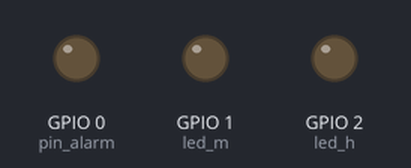
This sketch was run on a simulated ESP8266 (NodeMCU). Shown: output pins drawn as LEDs (lit = HIGH). WiFi joins after 1.5 s; servers stay silent unless stated.

Above: at 0.0 s.
At 0.6 s:
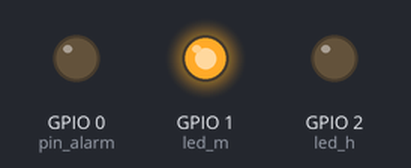
At 2.1 s:
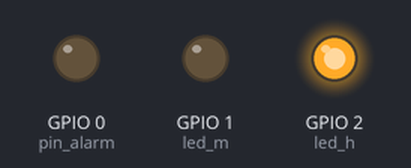
Timing chart, 0 to 3.6 s (numbered marks = the images above):
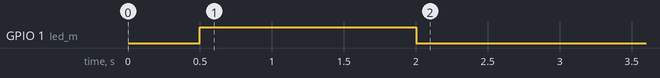

The sketch:

Esp01_receiver_alarm.ino
```cpp
#include <WiFiManager.h>

#define pin_alarm 0
#define led_m 1
#define led_h 2

#include <ESP8266WiFi.h>
#include <ESP8266HTTPClient.h>

//http client
const int port = 80;
const String host = "192.168.1.4";

void setup() {
  // put your setup code here, to run once:

    delay(500);

    pinMode(pin_alarm, OUTPUT);
    pinMode(led_m, OUTPUT);
    pinMode(led_h, OUTPUT);

    digitalWrite(led_m, HIGH);
    digitalWrite(led_h, LOW);
    digitalWrite(pin_alarm, LOW);

    WiFiManager wm;

    //reset wifi credentials
    wm.resetSettings();

      bool res;
      res = wm.autoConnect("Alarm Deteksi Maling");
      if(res){
        //Berhasil connect
        digitalWrite(led_h, HIGH);
        digitalWrite(led_m, LOW);
      }
}

void loop() {
  // put your main code here, to run repeatedly:
  WiFiClient client;
  if(!client.connect(host, port)){
    Serial.println("couldnt connect to website");
      digitalWrite(pin_alarm, HIGH);

      delay(500);

      digitalWrite(pin_alarm, LOW);

      delay(500);
    return;
  }

  HTTPClient http;

  String link = "http://" + host + "/esp01/datareceive.php";
  http.begin(client ,link);
  http.GET();

  String respon = http.getString();

  if(respon == "aktif"){
    digitalWrite(pin_alarm, HIGH);
//    delay(250);
//    digitalWrite(pin_alarm, LOW);
//    delay(10);
  }else{
    digitalWrite(pin_alarm, LOW);
  }

  http.end();

  delay(1000);


}
```
